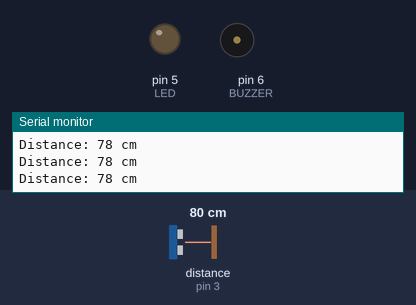
Bench run of a sketch on a simulated Arduino Uno, built with avr-gcc and run on an emulated ATmega328P. Shown: output pins drawn as LEDs (lit = HIGH), buzzer (waves = sounding, pin HIGH), the last lines printed to the serial monitor. Wiring (inferred from the names in the program): ultrasonic range finder: trigger pin 2; echo pin 3. Inputs (shaded band) come from the test bench; at power-on: distance to the obstacle (sensor on pin 3) 80 cm. The echo pulse lasts 58.3 µs per cm; pins used as bus, display or sensor lines are not drawn.

Above: at 1.3 s.
1.4 s: distance to the obstacle (sensor on pin 3) set to 13 cm
2.9 s: distance to the obstacle (sensor on pin 3) set to 10 cm
At 3.6 s:
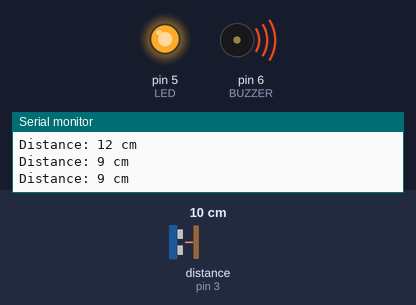
4.5 s: distance to the obstacle (sensor on pin 3) set to 18 cm
At 4.9 s:
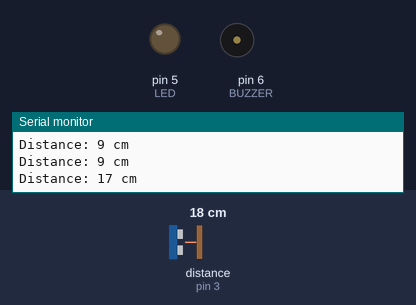
6.0 s: distance to the obstacle (sensor on pin 3) set to 2 cm
At 7.4 s:
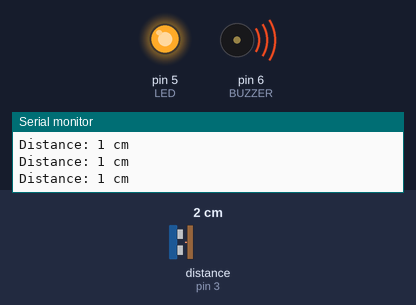
Timing chart, 0 to 8.5 s (numbered marks = the images above; inputs shaded):
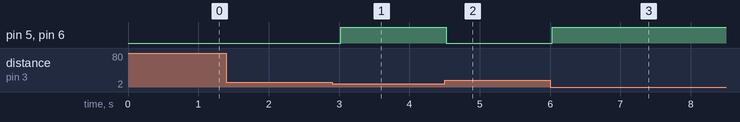

The sketch:

uino_Nano_Ultrasonic_Distance_Sensor_with_LED___Buzzer_Alert.ino
```cpp
#define TRIG 2
#define ECHO 3
#define LED 5
#define BUZZER 6

void setup() {
  pinMode(TRIG, OUTPUT);
  pinMode(ECHO, INPUT);
  pinMode(LED, OUTPUT);
  pinMode(BUZZER, OUTPUT);
  Serial.begin(9600);
}

void loop() {
  long duration;
  int distance;

  digitalWrite(TRIG, LOW);
  delayMicroseconds(2);
  digitalWrite(TRIG, HIGH);
  delayMicroseconds(10);
  digitalWrite(TRIG, LOW);

  duration = pulseIn(ECHO, HIGH);
  distance = duration * 0.034 / 2; // Convert to cm

  Serial.print("Distance: ");
  Serial.print(distance);
  Serial.println(" cm");

  if (distance > 0 && distance <= 10) { // If object is within 10cm
    digitalWrite(LED, HIGH);
    digitalWrite(BUZZER, HIGH);
  } else {
    digitalWrite(LED, LOW);
    digitalWrite(BUZZER, LOW);
  }

  delay(500);
}
```

Measured:
- the behaviour switches between 12 and 11 cm on distance to the obstacle (sensor on pin 3) (found by bisection; images 0 and 1)
- after the input at 2.9 s, pin 5 (LED), pin 6 (BUZZER): LOW → HIGH after 0.12 s
- after the input at 4.5 s, pin 5 (LED), pin 6 (BUZZER): HIGH → LOW at once
- after the input at 6.0 s, pin 5 (LED), pin 6 (BUZZER): LOW → HIGH at once
